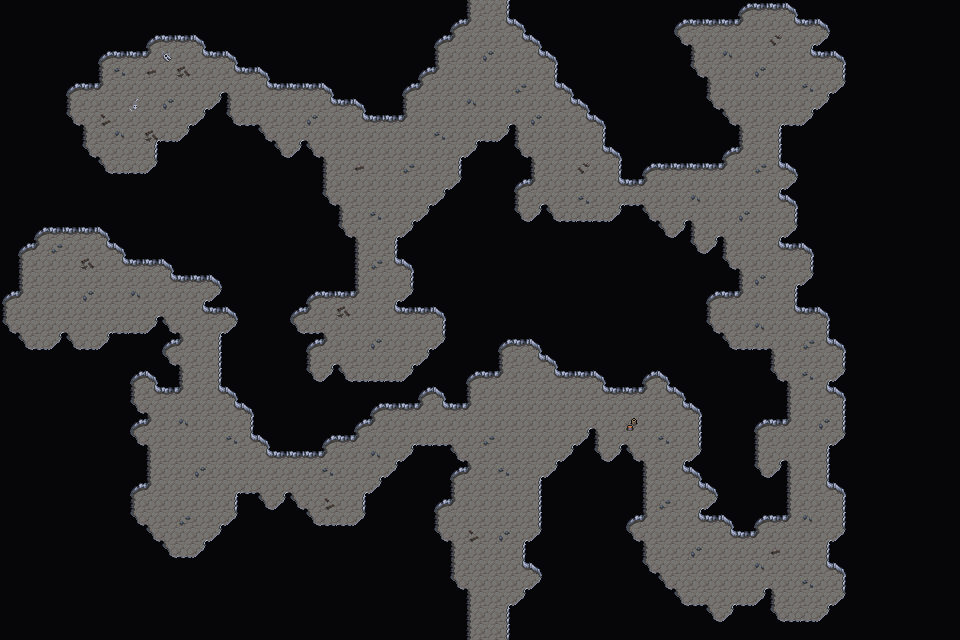

Below is a game level as drawn by its tile map, then a one-line description and the .tmx that defines it (tile-layer data replaced by summaries):
An orthogonal 60x40 tile map with 16x16 px tiles, 5 tile layers (Collision, Background, Background Tint, Walls, ...), 2 tilesets and 5 objects.

<map version="1.5" tiledversion="1.7.2" orientation="orthogonal" renderorder="right-down" width="60" height="40" tilewidth="16" tileheight="16" infinite="0" nextlayerid="8" nextobjectid="71">
 <editorsettings>
  <export target="wastetown..tmx" format="tmx" />
 </editorsettings>
 <tileset firstgid="1" source="../../tileset/main.tsx" />
 <tileset firstgid="3477" source="../../tileset/buildings.tsx" />
 <layer id="7" name="Collision" width="60" height="40">
  <data>[2400 cells, 1 non-empty, 1 distinct tile ids]</data>
 </layer>
 <layer id="1" name="Background" width="60" height="40">
  <data>[2400 cells, 2400 non-empty, 1 distinct tile ids]</data>
 </layer>
 <layer id="6" name="Background Tint" width="60" height="40" opacity="0.75">
  <data>[2400 cells, 2400 non-empty, 1 distinct tile ids]</data>
 </layer>
 <layer id="2" name="Walls" width="60" height="40">
  <data>[2400 cells, 1920 non-empty, 19 distinct tile ids]</data>
 </layer>
 <layer id="3" name="Clutter" width="60" height="40">
  <properties>
   <property name="spriteLayer" type="bool" value="true" />
  </properties>
  <data>[2400 cells, 58 non-empty, 14 distinct tile ids]</data>
 </layer>
 <objectgroup id="4" name="Objects">
  <object id="66" template="../../obj/door_up.tx" x="480" y="640">
   <properties>
    <property name="teleport" value="maps/map/cave_25.tmx" />
    <property name="teleportObjectId" value="65" />
   </properties>
  </object>
  <object id="67" template="../../obj/door_down.tx" x="480.438" y="17.5026">
   <properties>
    <property name="teleport" value="maps/map/cave_25C.tmx" />
    <property name="teleportObjectId" value="66" />
   </properties>
  </object>
  <object id="68" template="../../obj/enemy.tx" x="223.302" y="88.091">
   <properties>
    <property name="enemy" value="Harpy 2" />
   </properties>
  </object>
  <object id="69" template="../../obj/enemy.tx" x="7.5" y="319">
   <properties>
    <property name="enemy" value="Mimic" />
   </properties>
  </object>
  <object id="70" template="../../obj/treasure.tx" x="72.75" y="114.5" />
 </objectgroup>
</map>
